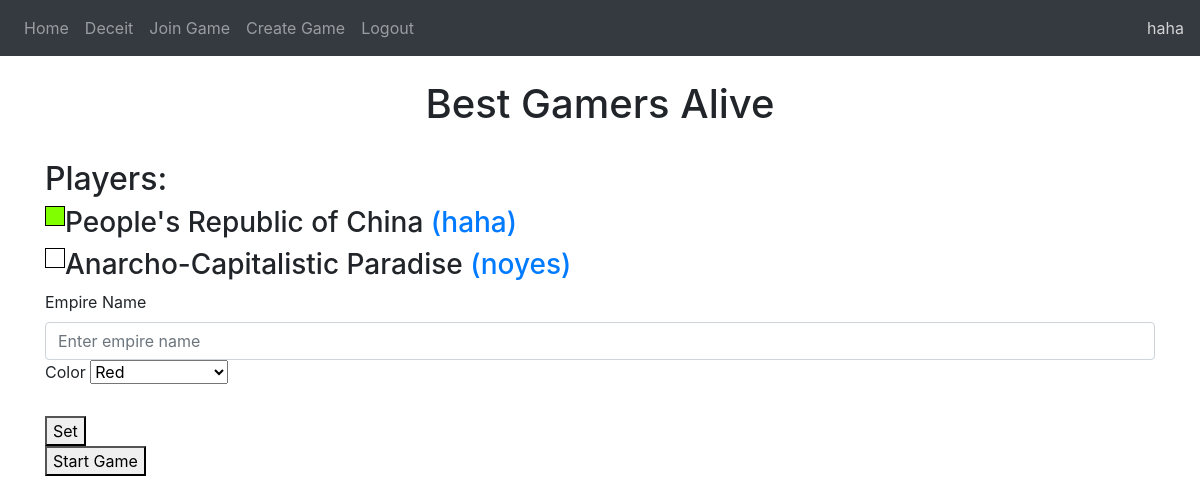
The page /rooms/1 (signed in) on the database its author committed.
### website/models.py (models this page shows)
class User(db.Model, UserMixin):
    id = db.Column(db.Integer, primary_key=True)
    email = db.Column(db.String(150), unique=True)
    password = db.Column(db.String(150))
    username = db.Column(db.String(150))

class Game(db.Model):
    id = db.Column(db.Integer, primary_key=True)
    game_name = db.Column(db.String(25))
    code = db.Column(db.String(10))
    host = db.Column(db.Integer, db.ForeignKey('user.id'))

class Empires(db.Model):
    id = db.Column(db.Integer, primary_key=True)
    name = db.Column(db.String(200))
    color = db.Column(db.String(7))
    user = db.Column(db.Integer, db.ForeignKey('user.id'))
    game = db.Column(db.Integer, db.ForeignKey('game.id'))

### website/rooms.py (the view, shortened to what this page needs)
@rooms.route('<int:game_id>', methods=["GET", "POST"])
@login_required
def room(game_id):
    colors = [['#FF0000', 'Red', 'red'],
             ['#FF4400', 'Neon Orange', 'neon-orange'],
             ['#FF80000', 'Orange', 'orange'],
             ['#FFBF00', 'Mustard Yellow', 'mustard-yellow'],
             ["#FFFF00", 'Yellow', 'yellow'],
             ['#80FF00', 'Lime Green', 'lime-green'],
             ['#00FF40', 'Neon Green', 'neon-green'],
             ['#00FFBF', 'Aquamarine', 'aquamarine'],
             ['#0080FF', 'Blue', 'blue'],
             ['#0000FF', 'Dark Blue', 'dark-blue'],
             ['#8000FF', 'Purple', 'purple'],
             ['#FF00FF', 'Pink', 'pink'],
             ['#FF0080', 'Salmon', 'salmon']]
    players = []
    players_output = []
    empires = {}
    empire_colors = []
    avail_colors = []
    id = game_id
    for games in db.session.query(Game).filter_by(id = game_id):
        name = games.game_name
        if current_user.id == games.host:
            is_host = True
        else:
            is_host = False
    for filtered in db.session.query(GamesJoined).filter_by(game = game_id):
        players.append(filtered.user)
    for player in players:
        for result in db.session.query(User).filter_by(id=player):
            players_output.append([result, url_for('profiles.profile', user_id=result.id)])
    for empire in db.session.query(Empires).filter_by(game=id):
        empires[f"{empire.user}"]=empire.name
        if empire.color != None:
            fixed_empire_color = str(empire.color).lower().replace(' ', '-')
            empire_colors.append(fixed_empire_color)
        else:
            print('white')
            empire_colors.append('white')
    empire_key = [empires]
    for color in colors:
        if color not in empire_colors:
            avail_colors.append(color)
    return render_template("room.html", user=current_user, players = players_output, game = name, game_id = id, empire_key=empires, is_host=is_host, used_colors=empire_colors, colors=colors)

### website/__init__.py (called while the page is built)
def create_app():
    app = Flask(__name__)
    app.config['SECRET_KEY'] = 'ga8925asdgDgls10352;aDg'
    app.config['SQLALCHEMY_DATABASE_URI'] = f'sqlite:///{DB_NAME}'
    db.init_app(app)
    ma = Marshmallow(app)
    from .views import views
    from .auth import auth
    from .rooms import rooms
    from .profiles import profiles
    app.register_blueprint(views, url_prefix='/')
    app.register_blueprint(auth, url_prefix='/')
    app.register_blueprint(rooms, url_prefix='/rooms/')
    app.register_blueprint(profiles, url_prefix='/user/')
    from .models import User, Empires, Game, GamesJoined
    create_database(app)
    login_manager = LoginManager()
    login_manager.login_view = 'auth.login'
    login_manager.init_app(app)
    @login_manager.user_loader
    def load_user(id):
        return User.query.get(int(id))
    return app

### website/templates/room.html (shortened to what this page needs)
{% extends "base.html" %} {% block title %}{{ game }}{% endblock %}
{% block content %}
<head>
</head>
<br/>
<h1 align="center"> {{ game }} </h1>
<br/>
<h2>Players:</h2>
<div>
{% for player in players %}
    {% set empire_name = "No Empire Name" %}
    {% for key, value in empire_key.items() %}
        {% if key|string() == player[0].id|string() %}
            {% set empire_name = value %}
            <div><div class="box {{used_colors[loop.index0]}}"></div><h3>{{empire_name}} <a href="{{player[1]}}">({{ player[0].username }})</a></h3></div>
        {% endif %}
    {% endfor %}
{% endfor %}
</div>
<form method="POST">
    <div>
        <label for="empire">Empire Name</label>
        <input type="text" class="form-control" id="empire" name="empire" placeholder="Enter empire name"/>
        <label for="color_input">Color</label>
        <select id="color_input" name="color_input" aria-placeholder="Pick a color">
            {% for color in colors %}
                {% if color[1] not in used_colors %}
                    <option value = "{{color[1]}}">{{color[1]}}</option>
                {% endif %}
            {% endfor %}
        </select>
    </div>
    <br/>
    <button type="submit">Set</button>
</form>
{% if is_host %}
    <button id="start_game" onclick="startGame()">Start Game</button>
{% endif %}
{% endblock %}

### website/templates/base.html (shortened to what this page needs)
<!DOCTYPE html>
<html lang="en">
<head>
    <link
      rel="stylesheet"
      href="https://stackpath.bootstrapcdn.com/bootstrap/4.4.1/css/bootstrap.min.css"
    />
    <link
      rel="stylesheet"
      href="https://stackpath.bootstrapcdn.com/font-awesome/4.7.0/css/font-awesome.min.css"
    />
    <link rel="stylesheet" type="text/css" href="/static/css/main.css" />
</head>
<body>
    <nav class="navbar navbar-expand-lg navbar-dark bg-dark">
        <div class="collapse navbar-collapse" id="navbar">
            <div class="navbar-nav">
              {% if user.is_authenticated %}
              <a class="nav-item nav-link" id="home" href="/">Home</a>
              <a class="nav-item nav-link" id="deceit" href="/deceit">Deceit</a>
              <a class="nav-item nav-link" id="join_game" href="/join-game">Join Game</a>
              <a class="nav-item nav-link" id="create_game" href="/create-game">Create Game</a>
              <a class="nav-item nav-link" id="logout" href="/logout">Logout</a>
              {% else %}
              <a class="nav-item nav-link" id="login" href="/login">Login</a>
              <a class="nav-item nav-link" id="signUp" href="/sign-up">Sign Up</a>
              {% endif %}
            </div>
        </div>
        {% if user.is_authenticated %}
        <div id="user_name" align="right"><a id="user_link" href="{{url_for('profiles.profile', user_id=user.id)}}">{{ user.username }}</a></div>
        {% endif %}
      </nav>
    <div class="container">
        {% block content %}
        {% endblock %}
    </div>
</body>
</html>

### website/static/css/main.css (style rules this page uses)
.box { float: left; height: 20px; width: 20px; margin-bottom: 15px; border: 1px solid black; clear: both; }
.lime-green { background-color: #80FF00; }

### rows shown on the page
User: username "haha"
Game: game_name "Best Gamers Alive"
Empires: name "People's Republic of China"
User: username "noyes"
Empires: name "Anarcho-Capitalistic Paradise"

### other values the page prints
form field color_input "Red"
